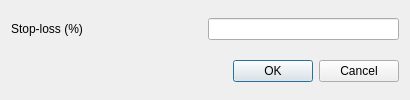
<?xml version="1.0" encoding="UTF-8"?>
<ui version="4.0">
 <class>StopLossDialog</class>
 <widget class="QDialog" name="StopLossDialog">
  <property name="geometry">
   <rect>
    <x>0</x>
    <y>0</y>
    <width>410</width>
    <height>82</height>
   </rect>
  </property>
  <property name="sizePolicy">
   <sizepolicy hsizetype="Expanding" vsizetype="Expanding">
    <horstretch>0</horstretch>
    <verstretch>0</verstretch>
   </sizepolicy>
  </property>
  <property name="minimumSize">
   <size>
    <width>350</width>
    <height>100</height>
   </size>
  </property>
  <property name="windowTitle">
   <string>Stop Loss</string>
  </property>
  <layout class="QGridLayout" name="gridLayout">
   <item row="0" column="0">
    <layout class="QVBoxLayout" name="verticalLayout_2">
     <item>
      <layout class="QVBoxLayout" name="verticalLayout">
       <item>
        <layout class="QHBoxLayout" name="horizontalLayout">
         <item>
          <widget class="QLabel" name="label">
           <property name="sizePolicy">
            <sizepolicy hsizetype="Expanding" vsizetype="Expanding">
             <horstretch>0</horstretch>
             <verstretch>0</verstretch>
            </sizepolicy>
           </property>
           <property name="minimumSize">
            <size>
             <width>120</width>
             <height>17</height>
            </size>
           </property>
           <property name="text">
            <string>Stop-loss (%)</string>
           </property>
          </widget>
         </item>
         <item>
          <widget class="QLineEdit" name="lineEdit">
           <property name="minimumSize">
            <size>
             <width>0</width>
             <height>17</height>
            </size>
           </property>
          </widget>
         </item>
        </layout>
       </item>
      </layout>
     </item>
     <item>
      <widget class="QDialogButtonBox" name="buttonBox">
       <property name="sizePolicy">
        <sizepolicy hsizetype="Expanding" vsizetype="Expanding">
         <horstretch>0</horstretch>
         <verstretch>0</verstretch>
        </sizepolicy>
       </property>
       <property name="orientation">
        <enum>Qt::Horizontal</enum>
       </property>
       <property name="standardButtons">
        <set>QDialogButtonBox::Cancel|QDialogButtonBox::Ok</set>
       </property>
      </widget>
     </item>
    </layout>
   </item>
  </layout>
 </widget>
 <resources/>
 <connections>
  <connection>
   <sender>buttonBox</sender>
   <signal>accepted()</signal>
   <receiver>StopLossDialog</receiver>
   <slot>accept()</slot>
   <hints>
    <hint type="sourcelabel">
     <x>248</x>
     <y>254</y>
    </hint>
    <hint type="destinationlabel">
     <x>157</x>
     <y>274</y>
    </hint>
   </hints>
  </connection>
  <connection>
   <sender>buttonBox</sender>
   <signal>rejected()</signal>
   <receiver>StopLossDialog</receiver>
   <slot>reject()</slot>
   <hints>
    <hint type="sourcelabel">
     <x>316</x>
     <y>260</y>
    </hint>
    <hint type="destinationlabel">
     <x>286</x>
     <y>274</y>
    </hint>
   </hints>
  </connection>
 </connections>
</ui>
